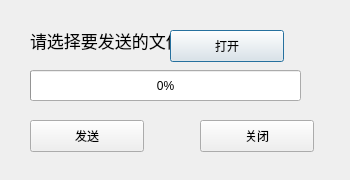
<?xml version="1.0" encoding="UTF-8"?>
<ui version="4.0">
 <class>TcpServer</class>
 <widget class="QDialog" name="TcpServer">
  <property name="geometry">
   <rect>
    <x>0</x>
    <y>0</y>
    <width>350</width>
    <height>180</height>
   </rect>
  </property>
  <property name="windowTitle">
   <string>发送文件</string>
  </property>
  <widget class="QLabel" name="chooseFileLabel">
   <property name="geometry">
    <rect>
     <x>30</x>
     <y>20</y>
     <width>141</width>
     <height>41</height>
    </rect>
   </property>
   <property name="font">
    <font>
     <pointsize>13</pointsize>
    </font>
   </property>
   <property name="text">
    <string>请选择要发送的文件</string>
   </property>
  </widget>
  <widget class="QPushButton" name="openFileBtn">
   <property name="geometry">
    <rect>
     <x>170</x>
     <y>30</y>
     <width>114</width>
     <height>32</height>
    </rect>
   </property>
   <property name="text">
    <string>打开</string>
   </property>
  </widget>
  <widget class="QPushButton" name="sendFileBtn">
   <property name="geometry">
    <rect>
     <x>30</x>
     <y>120</y>
     <width>114</width>
     <height>32</height>
    </rect>
   </property>
   <property name="text">
    <string>发送</string>
   </property>
  </widget>
  <widget class="QPushButton" name="closeFileBtn">
   <property name="geometry">
    <rect>
     <x>200</x>
     <y>120</y>
     <width>114</width>
     <height>32</height>
    </rect>
   </property>
   <property name="text">
    <string>关闭</string>
   </property>
  </widget>
  <widget class="QProgressBar" name="progressBar">
   <property name="geometry">
    <rect>
     <x>30</x>
     <y>70</y>
     <width>271</width>
     <height>31</height>
    </rect>
   </property>
   <property name="value">
    <number>0</number>
   </property>
  </widget>
 </widget>
 <resources/>
 <connections/>
</ui>
